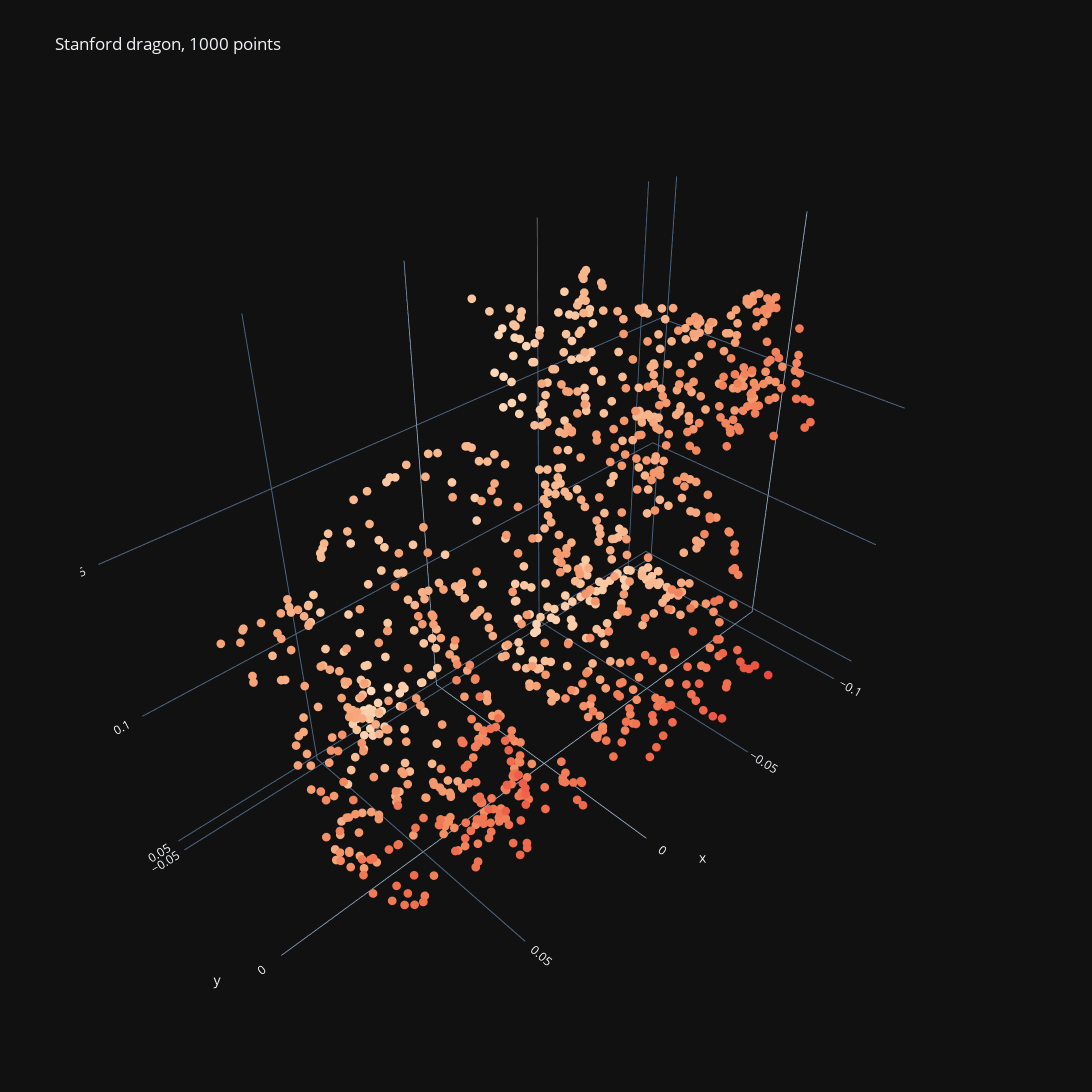

Write notebook code for a chart like this one.
### Markdown cell above
# Load the point cloud

### Code cell
#   LOAD THE 1000 POINT DRAGON CLOUD
cloud   =   np.loadtxt("https://raw.githubusercontent.com/OpenAppliedTopology/oat_jupyter/refs/heads/main/source_data/dragon_vrip.ply.txt_1000_.txt")
cloud   =   cloud[:,[0,2,1]]

#   PLOT THE POINT CLOUD
trace   =   go.Scatter3d(x=cloud[:,0],y=cloud[:,1],z=cloud[:,2], mode="markers", marker = dict(opacity=1.0, size=3, color=cloud[:,1], colorscale="Peach"))
fig     =   go.Figure(data=trace)
fig.update_layout( 
    title=dict(text="Stanford dragon, 1000 points"), 
    template="plotly_dark",
    width=1400, 
    height=1200,  
    )
fig.show()

### Figure 1 — Plotly figure (JSON) as saved in the notebook; plotly's stock layout.template omitted (floating-point values rounded to 4 significant figures; data arrays with more than 128 entries replaced by an {"elided": "..."} marker saying what was removed)
{"data": [{"marker": {"color": {"elided": "1000 float values"}, "colorscale": [[0, "rgb(253, 224, 197)"], [0.1667, "rgb(250, 203, 166)"], [0.3333, "rgb(248, 181, 139)"], [0.5, "rgb(245, 158, 114)"], [0.6667, "rgb(242, 133, 93)"], [0.8333, "rgb(239, 106, 76)"], [1, "rgb(235, 74, 64)"]], "opacity": 1, "size": 3}, "mode": "markers", "type": "scatter3d", "x": {"elided": "1000 float values"}, "y": {"elided": "1000 float values"}, "z": {"elided": "1000 float values"}}], "layout": {"height": 1200, "title": {"text": "Stanford dragon, 1000 points"}, "width": 1400}}
